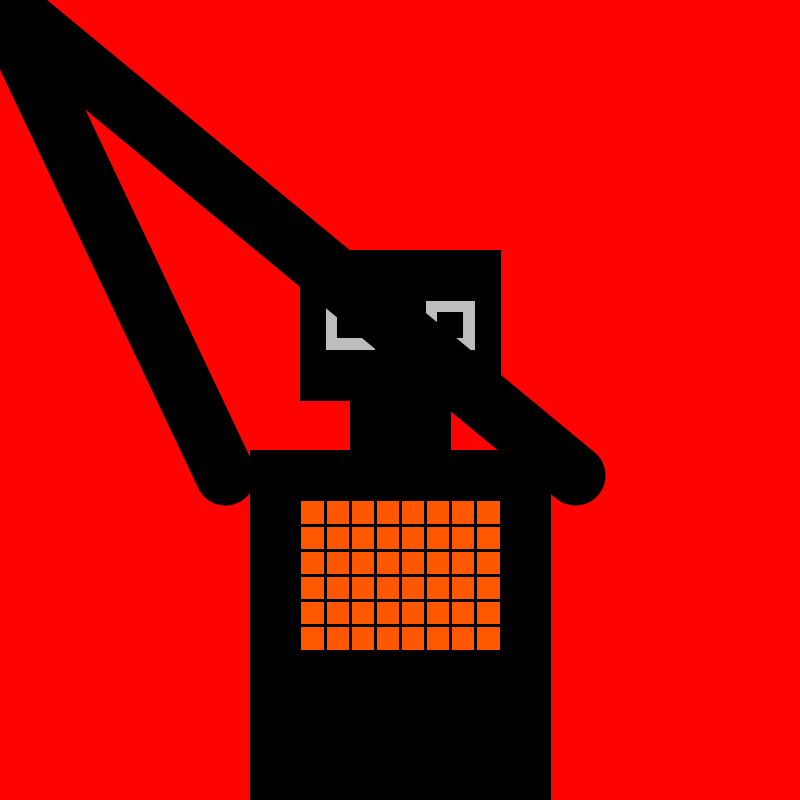
Frame 1 (no input)
Frame 60 (the mouse pressed at the canvas centre just before this capture): identical to frame 1, image omitted
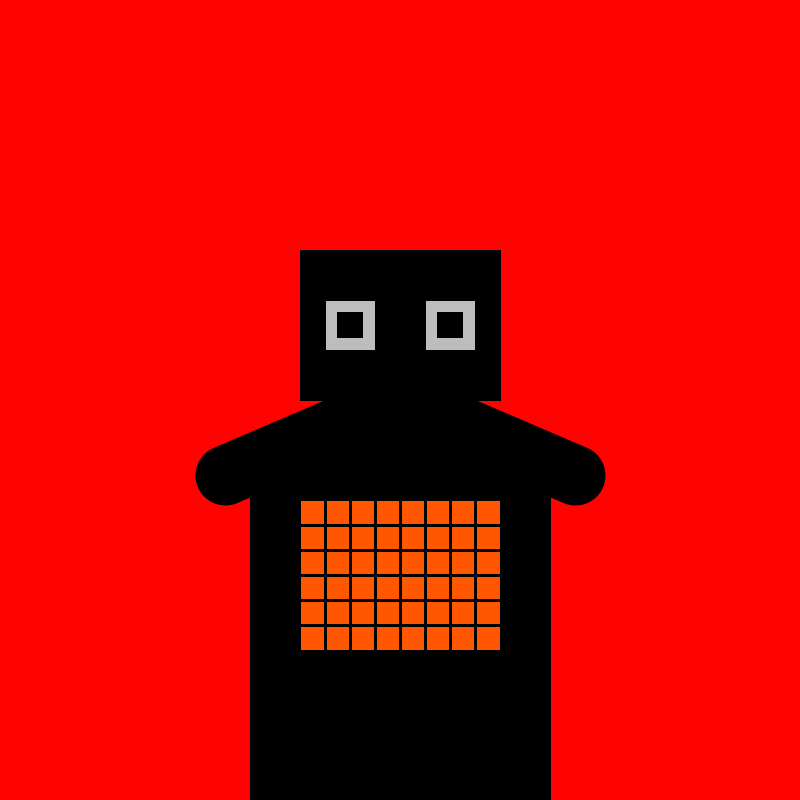
Frame 120 (the mouse held since frame 60 and released just before this capture)

The Processing sketch that drew these frames (run headless with seeded random() and noise(); from frame 60 on, the mouse is pressed at the canvas centre):

// Processing sketch: processing_41740
// ── processing_41740.pde

int col = 0;
int a = 100;
int b = 200;
int c = 300;

void setup () {
  size (800,800);
  smooth ();
  ellipseMode (CENTER);
}

void draw (){
  background (255,3,3 + col);
  strokeWeight (1);
  fill (col);
 rect (250,450,c,c+50);
 fill (col);
 rect (c,250,200,150);
 fill (col);
 rect (c+50,400,100,50);
 fill (189);
 rect (325,300,50,50);
 rect (425,300,50,50);
 fill (0);
 rect (337,312,25,25);
 rect (437,312,25,25);
 rect (375,375,50,10);
 fill (255,87,0 +col);
 rect (300,500,200,150);
 strokeWeight (3);
 line (325,500,325,650);
 line (350,500,350,650);
 line (375,500,375,650);
 line (400,500,400,650);
 line (425,500,425,650);
 line (450,500,450,650);
 line (475,500,475,650);
 line (300,525,500,525);
 line (300,550,500,550);
 line (300,575,500,575);
 line (300,600,500,600);
 line (300,625,500,625);
 strokeWeight (60);

 line (575,475,mouseY,mouseX);
 line (225,475,mouseX,mouseY);
}

    
void mouseDragged () {
 col = col +5 ;
 if (col> 200) {
 col = 0;
 }
 }
 
